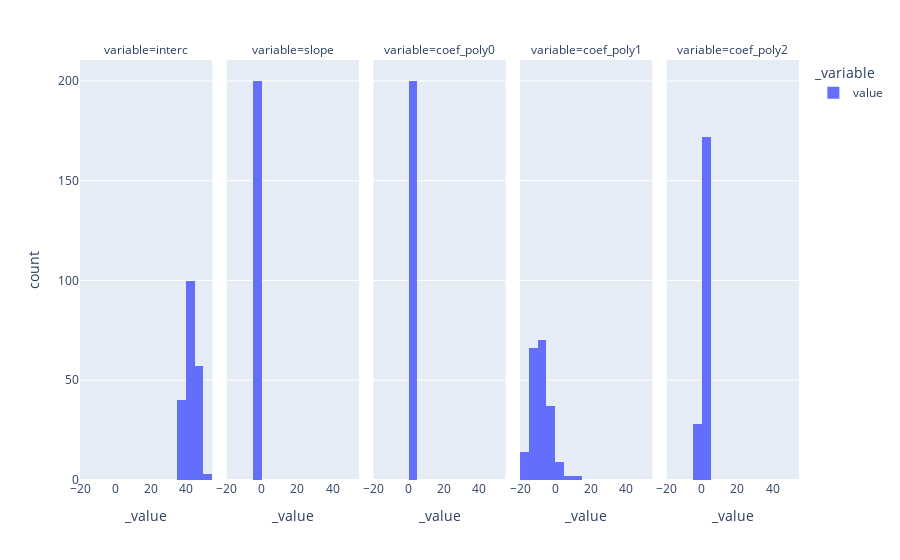

The notebook cell saved with this chart:
### Code cell
from sklearn.linear_model import LinearRegression
from sklearn.preprocessing import PolynomialFeatures

interc = []
slope = []
coef_poly = []

N_bootstrap = 200

for i in range(N_bootstrap):
    idx  = np.random.choice(len(x), size = len(x) , replace = True)
    resamp_x = x[idx].reshape(-1,1)
    resamp_y = y[idx]

    # linear model
    reg = LinearRegression().fit(resamp_x, resamp_y)
    interc.append(reg.intercept_)
    slope.append(reg.coef_)

    # polynomial model
    poly = PolynomialFeatures(degree=2)
    x_poly = poly.fit_transform(x[idx].reshape(-1,1))
    reg_poly = LinearRegression().fit(x_poly, y[idx].reshape(-1,1))
    coef_poly.append(reg_poly.coef_)



df = pd.DataFrame()
df["interc"] = interc
df["slope"] = [s[0] for s in slope]
for i in range(3):
    df[f"coef_poly{i}"] = [c[0][i] for c in coef_poly]

px.histogram(df.melt(), facet_col="variable")

### Figure 1 — Plotly figure (JSON) as saved in the notebook; plotly's stock layout.template omitted (floating-point values rounded to 4 significant figures; data arrays with more than 128 entries replaced by an {"elided": "..."} marker saying what was removed)
{"data": [{"alignmentgroup": "True", "bingroup": "x", "hovertemplate": "_variable=value<br>variable=interc<br>_value=%{x}<br>count=%{y}<extra></extra>", "legendgroup": "value", "marker": {"color": "#636efa", "pattern": {"shape": ""}}, "name": "value", "offsetgroup": "value", "orientation": "v", "showlegend": true, "type": "histogram", "x": {"elided": "200 float values"}, "xaxis": "x", "yaxis": "y"}, {"alignmentgroup": "True", "bingroup": "x", "hovertemplate": "_variable=value<br>variable=slope<br>_value=%{x}<br>count=%{y}<extra></extra>", "legendgroup": "value", "marker": {"color": "#636efa", "pattern": {"shape": ""}}, "name": "value", "offsetgroup": "value", "orientation": "v", "showlegend": false, "type": "histogram", "x": {"elided": "200 float values"}, "xaxis": "x2", "yaxis": "y2"}, {"alignmentgroup": "True", "bingroup": "x", "hovertemplate": "_variable=value<br>variable=coef_poly0<br>_value=%{x}<br>count=%{y}<extra></extra>", "legendgroup": "value", "marker": {"color": "#636efa", "pattern": {"shape": ""}}, "name": "value", "offsetgroup": "value", "orientation": "v", "showlegend": false, "type": "histogram", "x": {"elided": "200 int values"}, "xaxis": "x3", "yaxis": "y3"}, {"alignmentgroup": "True", "bingroup": "x", "hovertemplate": "_variable=value<br>variable=coef_poly1<br>_value=%{x}<br>count=%{y}<extra></extra>", "legendgroup": "value", "marker": {"color": "#636efa", "pattern": {"shape": ""}}, "name": "value", "offsetgroup": "value", "orientation": "v", "showlegend": false, "type": "histogram", "x": {"elided": "200 float values"}, "xaxis": "x4", "yaxis": "y4"}, {"alignmentgroup": "True", "bingroup": "x", "hovertemplate": "_variable=value<br>variable=coef_poly2<br>_value=%{x}<br>count=%{y}<extra></extra>", "legendgroup": "value", "marker": {"color": "#636efa", "pattern": {"shape": ""}}, "name": "value", "offsetgroup": "value", "orientation": "v", "showlegend": false, "type": "histogram", "x": {"elided": "200 float values"}, "xaxis": "x5", "yaxis": "y5"}], "layout": {"annotations": [{"font": {}, "showarrow": false, "text": "variable=interc", "x": 0.092, "xanchor": "center", "xref": "paper", "y": 1, "yanchor": "bottom", "yref": "paper"}, {"font": {}, "showarrow": false, "text": "variable=slope", "x": 0.296, "xanchor": "center", "xref": "paper", "y": 1, "yanchor": "bottom", "yref": "paper"}, {"font": {}, "showarrow": false, "text": "variable=coef_poly0", "x": 0.5, "xanchor": "center", "xref": "paper", "y": 1, "yanchor": "bottom", "yref": "paper"}, {"font": {}, "showarrow": false, "text": "variable=coef_poly1", "x": 0.704, "xanchor": "center", "xref": "paper", "y": 1, "yanchor": "bottom", "yref": "paper"}, {"font": {}, "showarrow": false, "text": "variable=coef_poly2", "x": 0.908, "xanchor": "center", "xref": "paper", "y": 1, "yanchor": "bottom", "yref": "paper"}], "barmode": "relative", "legend": {"title": {"text": "_variable"}, "tracegroupgap": 0}, "margin": {"t": 60}, "xaxis": {"anchor": "y", "domain": [0, 0.184], "title": {"text": "_value"}}, "xaxis2": {"anchor": "y2", "domain": [0.204, 0.388], "matches": "x", "title": {"text": "_value"}}, "xaxis3": {"anchor": "y3", "domain": [0.408, 0.592], "matches": "x", "title": {"text": "_value"}}, "xaxis4": {"anchor": "y4", "domain": [0.612, 0.796], "matches": "x", "title": {"text": "_value"}}, "xaxis5": {"anchor": "y5", "domain": [0.816, 1], "matches": "x", "title": {"text": "_value"}}, "yaxis": {"anchor": "x", "domain": [0, 1], "title": {"text": "count"}}, "yaxis2": {"anchor": "x2", "domain": [0, 1], "matches": "y", "showticklabels": false}, "yaxis3": {"anchor": "x3", "domain": [0, 1], "matches": "y", "showticklabels": false}, "yaxis4": {"anchor": "x4", "domain": [0, 1], "matches": "y", "showticklabels": false}, "yaxis5": {"anchor": "x5", "domain": [0, 1], "matches": "y", "showticklabels": false}}}
